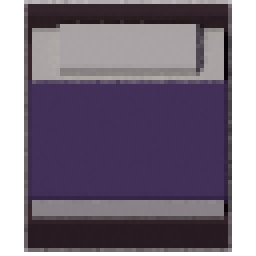
#> input picture afterimage/afterimage/assets_src/renders/bed.png, 64 x 64 px, given as the content of the folder ../assets_src/renders/bed.png, which was not available (shown 4 times larger)
$ python pixelate_sprites.py ../assets_src/renders/bed.png ../assets_src/renders/cabinet.png
#> lines starting #> are read from the running program, lines starting #| are printed output that depends on the picture; pictures that were not available may be replaced by others from this repository, and a replacement may not be noted
"""
AFTERIMAGE - turn Blender renders into game-ready pixel-art sprites.

    python tools/pixelate_sprites.py assets_src/renders assets/sprites

For every PNG in the input folder:
  1. crop to the visible pixels and anchor the object to the bottom-centre,
  2. downscale with area averaging to 16 px wide (24 px tall for tall sprites),
  3. hard-threshold alpha (no soft edges - pixel art has none),
  4. snap every colour to the game palette (nearest colour),
  5. add a 1 px dark outline so the silhouette reads in the dark.

Requires Pillow:  pip install pillow
"""
import os
import sys

from PIL import Image

# Game palette (src/Config.h) plus the wood/fabric shades the props need.
PALETTE = [
    (8, 6, 12), (14, 10, 20), (34, 22, 48), (62, 40, 84), (96, 74, 118), (150, 126, 170),
    (88, 86, 92), (128, 122, 118), (190, 184, 176), (38, 56, 44), (92, 120, 96),
    (150, 180, 140), (150, 24, 36), (210, 40, 52), (214, 204, 180),
    # props
    (30, 20, 24), (46, 32, 36), (64, 44, 48), (80, 58, 62), (50, 36, 32), (70, 52, 46),
    (92, 76, 58), (116, 98, 74), (62, 50, 38), (66, 50, 58), (92, 72, 80), (170, 150, 100),
    (58, 62, 68), (84, 40, 52), (60, 70, 62), (80, 70, 96), (110, 100, 86), (70, 52, 90),
    (24, 16, 30),
]
TALL = {"wardrobe", "tenant"}
OUTLINE = (12, 8, 14, 230)


def nearest(c):
    r, g, b = c
    best, bd = PALETTE[0], 1 << 30
    for p in PALETTE:
        d = (r - p[0]) ** 2 * 3 + (g - p[1]) ** 2 * 4 + (b - p[2]) ** 2 * 2
        if d < bd:
            best, bd = p, d
    return best


def convert(src_path, dst_path, key):
#> called with src_path = '../assets_src/renders/bed.png/bed.png', key = 'bed'
    im = Image.open(src_path).convert("RGBA")
#> im is the input picture: PIL image 64x64 RGBA; mean R, G, B, A 66.8, 56, 72.1, 198.7
    bbox = im.getchannel("A").point(lambda a: 255 if a > 40 else 0).getbbox()
#> bbox = (6, 0, 58, 63)
    if bbox:
        im = im.crop(bbox)
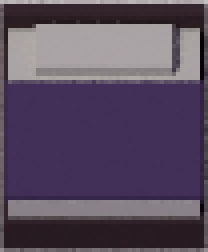
#> im: PIL image 52x63 RGBA (shown 4 times larger); mean R, G, B, A 83.4, 69.9, 90, 248.5; transparent parts drawn white
    tw, th = (16, 24) if key in TALL else (16, 16)
    # Fit inside the target (keep aspect), anchored bottom-centre, 1 px margin for outline.
    scale = min((tw - 2) / im.width, (th - 1) / im.height)
#> scale = 0.238
    nw, nh = max(1, round(im.width * scale)), max(1, round(im.height * scale))
#> nw = 12; nh = 15
    small = im.resize((nw, nh), Image.BOX)
    canvas = Image.new("RGBA", (tw, th), (0, 0, 0, 0))
#> canvas: PIL image 16x16 RGBA; every value is 0
    canvas.paste(small, ((tw - nw) // 2, th - nh - 0))
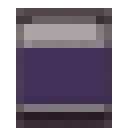
#> canvas: PIL image 16x16 RGBA (shown 8 times larger); mean R, G, B, A 57.6, 48.2, 62.5, 174.5; transparent parts drawn white
    px = canvas.load()
    for y in range(th):
        for x in range(tw):
            r, g, b, a = px[x, y]
            px[x, y] = nearest((r, g, b)) + (255,) if a >= 110 else (0, 0, 0, 0)
    out = canvas.copy()
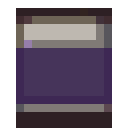
#> out: PIL image 16x16 RGBA (shown 8 times larger); mean R, G, B, A 60.7, 50.6, 63, 179.3; transparent parts drawn white
    opx = out.load()
    for y in range(th):
        for x in range(tw):
            if px[x, y][3]:
                continue
            for dx, dy in ((1, 0), (-1, 0), (0, 1), (0, -1)):
                nx, ny = x + dx, y + dy
                if 0 <= nx < tw and 0 <= ny < th and px[nx, ny][3]:
                    opx[x, y] = OUTLINE
                    break
    out.save(dst_path)
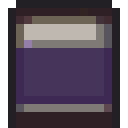
#> saved as bed.png: PIL image 16x16 RGBA (shown 8 times larger); mean R, G, B, A 62.6, 51.9, 65.3, 217; transparent parts drawn white
    print("[pixelate] %s -> %s (%dx%d)" % (os.path.basename(src_path), dst_path, tw, th))


def main():
    if len(sys.argv) < 3:
        print(__doc__)
        sys.exit(1)
    src, dst = sys.argv[1], sys.argv[2]
    os.makedirs(dst, exist_ok=True)
    n = 0
    for name in sorted(os.listdir(src)):
        if name.lower().endswith(".png"):
            key = os.path.splitext(name)[0]
            convert(os.path.join(src, name), os.path.join(dst, key + ".png"), key)
            n += 1
    print("[pixelate] converted %d sprite(s)" % n)


if __name__ == "__main__":
    main()

$ run again, on afterimage/afterimage/assets_src/renders/chair.png
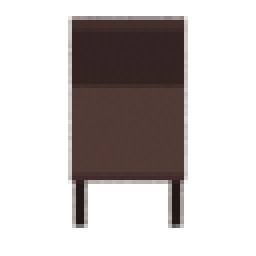
#> input picture afterimage/afterimage/assets_src/renders/chair.png, 64 x 64 px, given as the content of the folder ../assets_src/renders/chair.png, which was not available (shown 4 times larger)
#> in convert, im is the input picture: PIL image 64x64 RGBA; mean R, G, B, A 22.2, 16, 14.9, 76.6
#> bbox = (17, 4, 47, 57)
#> in convert, `im = im.crop(bbox)`:
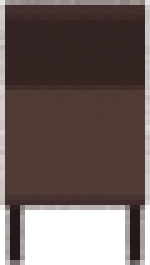
#> im: PIL image 30x53 RGBA (shown 5 times larger); mean R, G, B, A 56.5, 40.5, 37.7, 197.4; transparent parts drawn white
#> in convert, `out.save(dst_path)`:
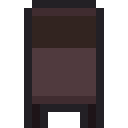
#> saved as chair.png: PIL image 16x16 RGBA (shown 8 times larger); mean R, G, B, A 28.2, 20.1, 21.8, 144.7; transparent parts drawn white
